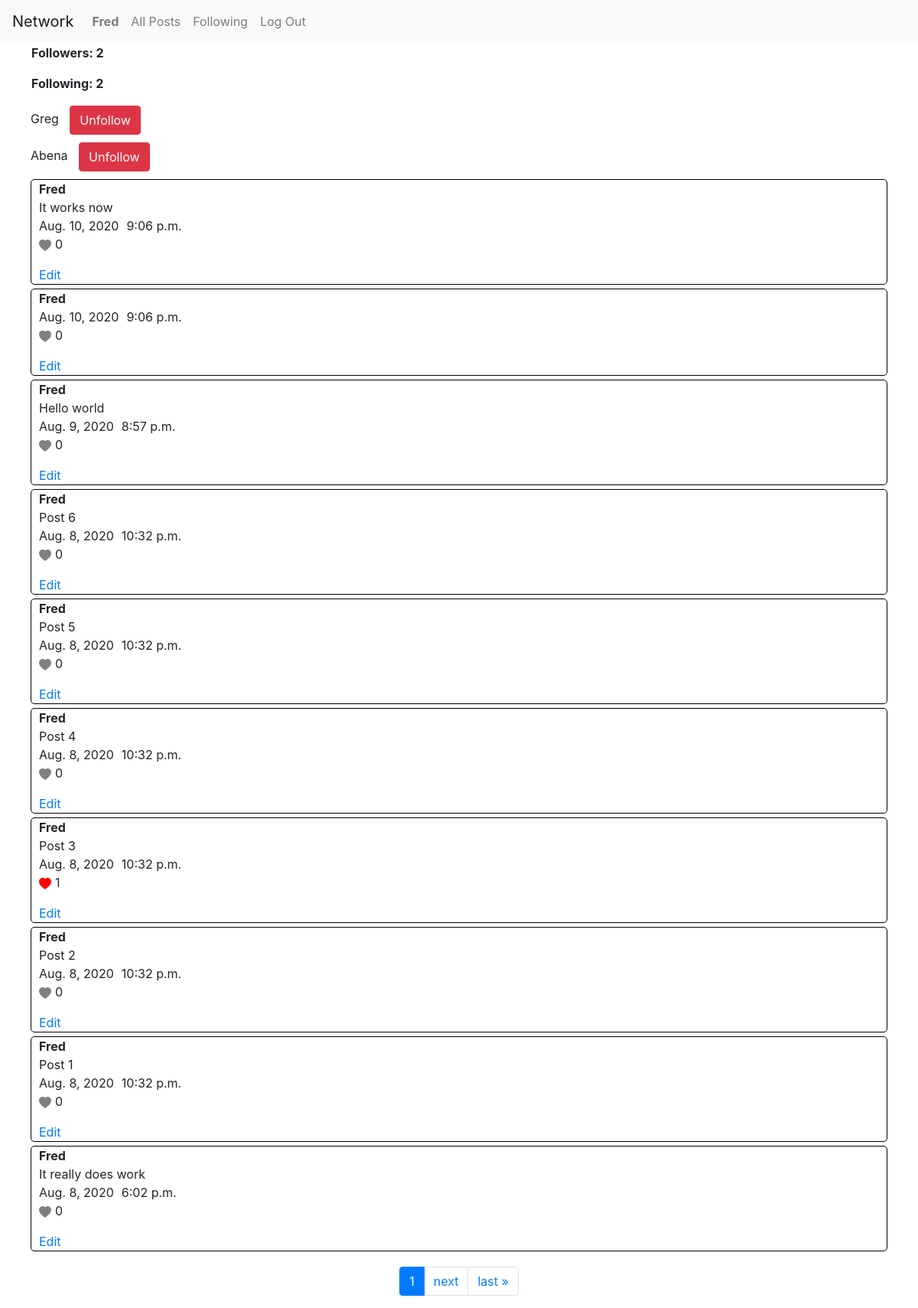
Before: /profile (signed in) with the older database file.
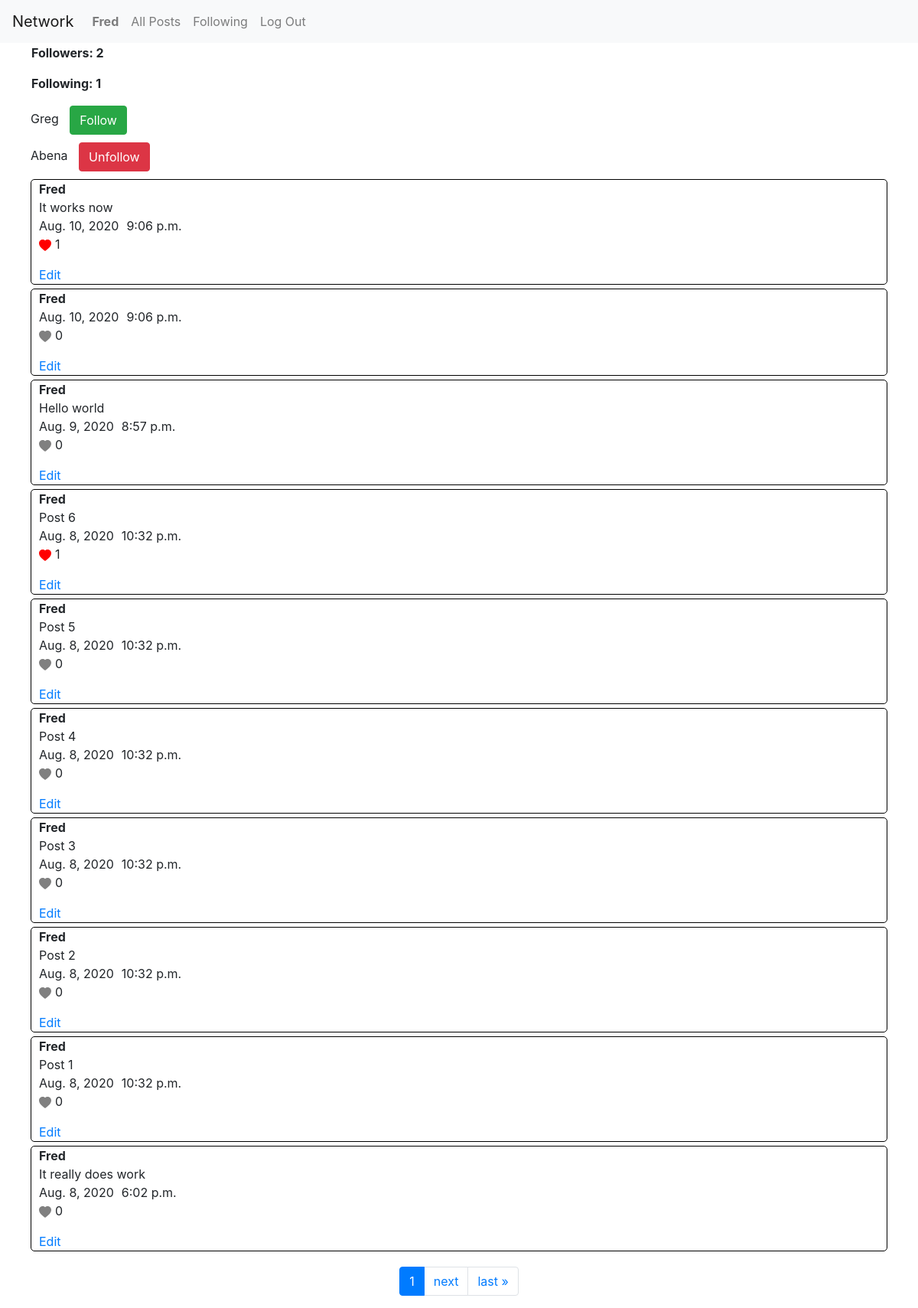
After: the same page with the newer database file.
### network/models.py (models this page shows, shortened)
class User(AbstractUser):
    pass

class Post(models.Model):
    user = models.ForeignKey(User, on_delete=models.CASCADE)
    post = models.CharField(max_length=1000)
    date = models.DateField()
    time = models.TimeField()

### network/views.py (the view)
# urls.py: path("profile", views.profile, name="profile"),
@login_required
def profile(request):
    user = User.objects.get(username=request.user)
    users = User.objects.exclude(username=request.user)
    posts = Post.objects.filter(user=user).order_by('-id')
    paginator = Paginator(posts, 10)
    page_number = request.GET.get('page')
    posts = paginator.get_page(page_number)
    return render(request, "network/profile.html", {
        "user":user,
        "posts":posts,
        "users":users
    })

### network/templatetags/custom_template_tags.py (called while the page is built)
@register.simple_tag
def to_list(a, args):
    if args.filter(follow=a).exists():
        exists = True
    else:
        exists = False
    return exists

@register.simple_tag
def post_liker(a, args):
    if args.likes.filter(user=a).exists():
        exists = True
    else:
        exists = False
    return exists

### network/templates/network/profile.html (shortened to what this page needs)
{% extends "network/layout.html" %}
{% load custom_template_tags %}
{% block body %}
    <div id="f-f">
        <p id="followers">Followers: {{ user.followers.count }}</p>
        <p id="following">Following: {{ user.following.count }}</p>
    </div>
    {% for u in users %}
        <div id="user">
            {{ u.username|title }}
            {% to_list user u.followers as value %}
            {% if value == False %}
            <button class="btn btn-success" onclick="window.location.href='/follow/{{ u.id }}'">Follow</button>
            {% else %}
            <button class="btn btn-danger" onclick="window.location.href='/follow/{{ u.id }}'">Unfollow</button>
            {% endif %}
        </div>
    {% endfor %}
    <div class="post-main">
        {% for i in posts %}
            <div class="post-container">
                <div class="title-post">
                    <div class="title">{{ i.user|title }}</div>
                    <div class="post"> {{ i.post }} </div>
                </div>
                <div class="date-time">
                    <div class="date">{{ i.date }} </div>
                    <div class="time"> {{ i.time }} </div>
                </div>
                <div class="like">
                    <a class="like-link" id="like-{{ i.id }}" data-id="{{ i.id }}">
                        {% post_liker user i as likee %}
                        {% if likee == False %}
                        <svg id="b-{{ i.id }}" class="like-btn" width="1em" height="1em" viewBox="0 0 16 16" class="bi bi-heart-fill" fill="grey" xmlns="http://www.w3.org/2000/svg">
                            <path fill-rule="evenodd" d="M8 1.314C12.438-3.248 23.534 4.735 8 15-7.534 4.736 3.562-3.248 8 1.314z"/>
                        </svg>
                        {% else %}
                        <svg id="b-{{ i.id }}" class="like-btn" width="1em" height="1em" viewBox="0 0 16 16" class="bi bi-heart-fill" fill="red" xmlns="http://www.w3.org/2000/svg">
                            <path fill-rule="evenodd" d="M8 1.314C12.438-3.248 23.534 4.735 8 15-7.534 4.736 3.562-3.248 8 1.314z"/>
                        </svg>
                        {% endif %}
                    </a>
                    <p id="num-likes-{{ i.id }}" class="num-likes"> {{ i.likes.count}} </p>
                </div>
                <div class="edit">
                    {% if i.user == request.user %}
                        <a href="edit/{{ i.id }}">Edit</a>
                    {% endif %}
                </div>
            </div>
        {% endfor %}
    </div>
    <nav class="page-nav" aria-label="Page navigation example">
        <ul class="pagination">
                <li class="page-item active" aria-current="page">
                    <a class="page-link" href="?page={{ posts.number }}">{{ posts.number }} <span class="sr-only">(current)</span></a>
                </li>
            {% if posts.has_next %}
                <li class="page-item"><a class="page-link" href="?page={{ posts.next_page_number }}">next</a></li>
                <li class="page-item"><a class="page-link" href="?page={{ posts.paginator.num_pages }}">last &raquo;</a></li>
            {% endif %}
        </ul>
    </nav>
{% endblock %}

### network/templates/network/layout.html (shortened to what this page needs)
{% load static %}
<!DOCTYPE html>
<html lang="en">
    <head>
        <link rel="stylesheet" href="https://stackpath.bootstrapcdn.com/bootstrap/4.4.1/css/bootstrap.min.css">
        <link href="{% static 'network/styles.css' %}" rel="stylesheet">
    </head>
    <body>
        <nav class="navbar navbar-expand-lg navbar-light bg-light">
            <a class="navbar-brand" href="{% url 'index' %}">Network</a>
            <div>
              <ul class="navbar-nav mr-auto">
                {% if user.is_authenticated %}
                    <li class="nav-item">
                        <a class="nav-link" href="{% url 'profile' %}"><strong>{{ user.username|title }}</strong></a>
                    </li>
                {% endif %}
                <li class="nav-item">
                  <a class="nav-link" href="{% url 'index' %}">All Posts</a>
                </li>
                {% if user.is_authenticated %}
                    <li class="nav-item">
                        <a class="nav-link" href="{% url 'following' %}">Following</a>
                    </li>
                    <li class="nav-item">
                        <a class="nav-link" href="{% url 'logout' %}">Log Out</a>
                    </li>
                {% endif %}
              </ul>
            </div>
          </nav>
        <div class="body">
            {% block body %}
            {% endblock %}
        </div>
    </body>
</html>

### network/static/network/styles.css (style rules this page uses)
.post-container { border: 1px solid black; margin-left: 40px; margin-right: 40px; margin-top: 5px; margin-bottom: 5px; border-radius: 5px; }
.post-container .title-post { margin-left: 10px; }
.post-container .title-post .title { font-weight: bold; }
.post-container .date-time { margin-left: 10px; display: flex; }
.post-container .date-time .date { margin-right: 10px; }
.post-container .like { margin-left: 10px; display: flex; }
.post-container .like .like-btn { margin-right: 5px; }
.post-container .edit { margin-left: 10px; }
#f-f { margin-left: 40px; padding: 1px; }
#f-f #followers { font-weight: bold; }
#f-f #following { font-weight: bold; }
#user { margin-left: 40px; margin-bottom: 10px; }
#user button { margin-left: 10px; }
.page-nav { display: flex; justify-content: center; margin-top: 20px; }

Changed rows visible on the page:
changed User "Fred": following.count "2" → "1"
computed for User "Greg": text "Unfollow" → "Follow"
computed for Post "It works now": likes.count "0" → "1"
computed for Post "Post 6": likes.count "0" → "1"
computed for Post "Post 3": likes.count "1" → "0"
